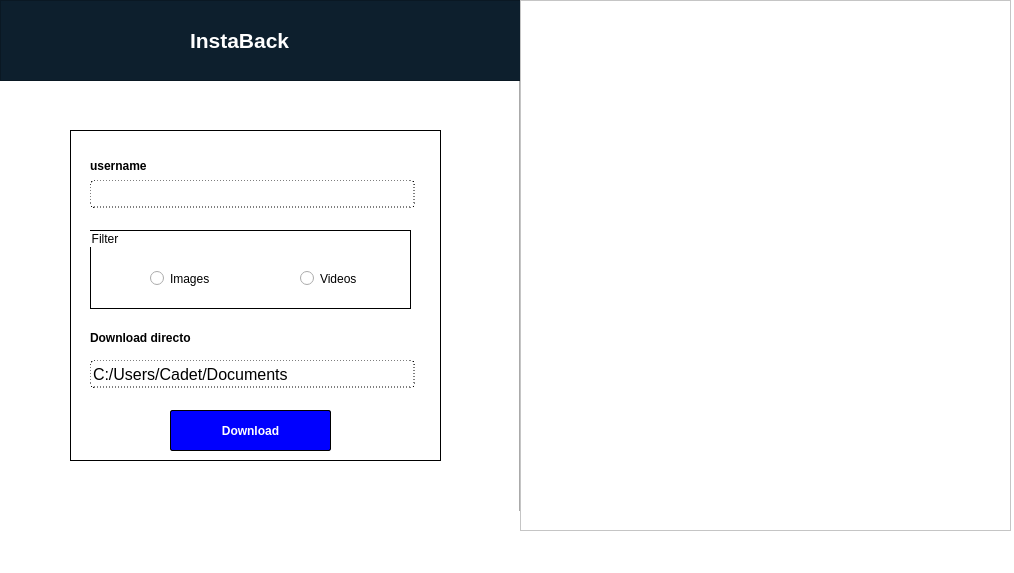
<?xml version="1.0" encoding="UTF-8"?>
<ui version="4.0">
 <class>MainWindow</class>
 <widget class="QMainWindow" name="MainWindow">
  <property name="geometry">
   <rect>
    <x>0</x>
    <y>0</y>
    <width>1014</width>
    <height>573</height>
   </rect>
  </property>
  <property name="windowTitle">
   <string>MainWindow</string>
  </property>
  <property name="styleSheet">
   <string notr="true">background-color: white;</string>
  </property>
  <widget class="QWidget" name="centralwidget">
   <widget class="QFrame" name="frame">
    <property name="geometry">
     <rect>
      <x>0</x>
      <y>0</y>
      <width>521</width>
      <height>81</height>
     </rect>
    </property>
    <property name="autoFillBackground">
     <bool>false</bool>
    </property>
    <property name="styleSheet">
     <string notr="true">background-color:#0D1F2D;
</string>
    </property>
    <property name="frameShape">
     <enum>QFrame::StyledPanel</enum>
    </property>
    <property name="frameShadow">
     <enum>QFrame::Raised</enum>
    </property>
    <widget class="QLabel" name="label_3">
     <property name="geometry">
      <rect>
       <x>190</x>
       <y>30</y>
       <width>111</width>
       <height>21</height>
      </rect>
     </property>
     <property name="font">
      <font>
       <pointsize>16</pointsize>
       <weight>75</weight>
       <bold>true</bold>
      </font>
     </property>
     <property name="styleSheet">
      <string notr="true">color: white;</string>
     </property>
     <property name="text">
      <string>InstaBack</string>
     </property>
    </widget>
   </widget>
   <widget class="Line" name="line">
    <property name="geometry">
     <rect>
      <x>510</x>
      <y>0</y>
      <width>20</width>
      <height>511</height>
     </rect>
    </property>
    <property name="orientation">
     <enum>Qt::Vertical</enum>
    </property>
   </widget>
   <widget class="QFrame" name="frame_2">
    <property name="geometry">
     <rect>
      <x>520</x>
      <y>0</y>
      <width>491</width>
      <height>531</height>
     </rect>
    </property>
    <property name="frameShape">
     <enum>QFrame::StyledPanel</enum>
    </property>
    <property name="frameShadow">
     <enum>QFrame::Raised</enum>
    </property>
   </widget>
   <widget class="QFrame" name="frame_3">
    <property name="geometry">
     <rect>
      <x>70</x>
      <y>130</y>
      <width>371</width>
      <height>331</height>
     </rect>
    </property>
    <property name="styleSheet">
     <string notr="true">border: 1px solid black;</string>
    </property>
    <property name="frameShape">
     <enum>QFrame::StyledPanel</enum>
    </property>
    <property name="frameShadow">
     <enum>QFrame::Raised</enum>
    </property>
    <widget class="QPushButton" name="pushButton">
     <property name="geometry">
      <rect>
       <x>100</x>
       <y>280</y>
       <width>161</width>
       <height>41</height>
      </rect>
     </property>
     <property name="font">
      <font>
       <weight>75</weight>
       <bold>true</bold>
      </font>
     </property>
     <property name="styleSheet">
      <string notr="true">border: 1px solid black;
border-radius: 2px;
background-color: blue;
color: white;</string>
     </property>
     <property name="text">
      <string>Download</string>
     </property>
    </widget>
    <widget class="QLineEdit" name="lineEdit_4">
     <property name="geometry">
      <rect>
       <x>20</x>
       <y>50</y>
       <width>325</width>
       <height>28</height>
      </rect>
     </property>
     <property name="font">
      <font>
       <pointsize>12</pointsize>
      </font>
     </property>
     <property name="styleSheet">
      <string notr="true">border-radius: 4px;
border: 1px dashed black;
</string>
     </property>
     <property name="text">
      <string/>
     </property>
    </widget>
    <widget class="QLineEdit" name="lineEdit_3">
     <property name="geometry">
      <rect>
       <x>20</x>
       <y>230</y>
       <width>325</width>
       <height>28</height>
      </rect>
     </property>
     <property name="font">
      <font>
       <pointsize>12</pointsize>
      </font>
     </property>
     <property name="styleSheet">
      <string notr="true">border-radius: 4px;
border: 1px dashed black;
</string>
     </property>
     <property name="text">
      <string>C:/Users/Cadet/Documents</string>
     </property>
    </widget>
    <widget class="QLabel" name="label_5">
     <property name="geometry">
      <rect>
       <x>20</x>
       <y>26</y>
       <width>61</width>
       <height>20</height>
      </rect>
     </property>
     <property name="font">
      <font>
       <weight>75</weight>
       <bold>true</bold>
      </font>
     </property>
     <property name="styleSheet">
      <string notr="true">border:none;</string>
     </property>
     <property name="text">
      <string>username</string>
     </property>
    </widget>
    <widget class="QGroupBox" name="groupBox">
     <property name="geometry">
      <rect>
       <x>20</x>
       <y>100</y>
       <width>321</width>
       <height>79</height>
      </rect>
     </property>
     <property name="title">
      <string>Filter</string>
     </property>
     <widget class="QRadioButton" name="radioButton">
      <property name="geometry">
       <rect>
        <x>60</x>
        <y>40</y>
        <width>82</width>
        <height>17</height>
       </rect>
      </property>
      <property name="styleSheet">
       <string notr="true">border: none;</string>
      </property>
      <property name="text">
       <string>Images</string>
      </property>
     </widget>
     <widget class="QRadioButton" name="radioButton_3">
      <property name="geometry">
       <rect>
        <x>210</x>
        <y>40</y>
        <width>82</width>
        <height>17</height>
       </rect>
      </property>
      <property name="styleSheet">
       <string notr="true">border: none;</string>
      </property>
      <property name="text">
       <string>Videos</string>
      </property>
     </widget>
    </widget>
    <widget class="QLabel" name="label_4">
     <property name="geometry">
      <rect>
       <x>20</x>
       <y>200</y>
       <width>101</width>
       <height>16</height>
      </rect>
     </property>
     <property name="font">
      <font>
       <weight>75</weight>
       <bold>true</bold>
      </font>
     </property>
     <property name="styleSheet">
      <string notr="true">border:none;
</string>
     </property>
     <property name="text">
      <string>Download directory</string>
     </property>
    </widget>
   </widget>
   <zorder>frame_3</zorder>
   <zorder>line</zorder>
   <zorder>frame</zorder>
   <zorder>frame_2</zorder>
  </widget>
  <widget class="QMenuBar" name="menubar">
   <property name="geometry">
    <rect>
     <x>0</x>
     <y>0</y>
     <width>1014</width>
     <height>21</height>
    </rect>
   </property>
  </widget>
  <widget class="QStatusBar" name="statusbar"/>
 </widget>
 <resources/>
 <connections/>
</ui>
